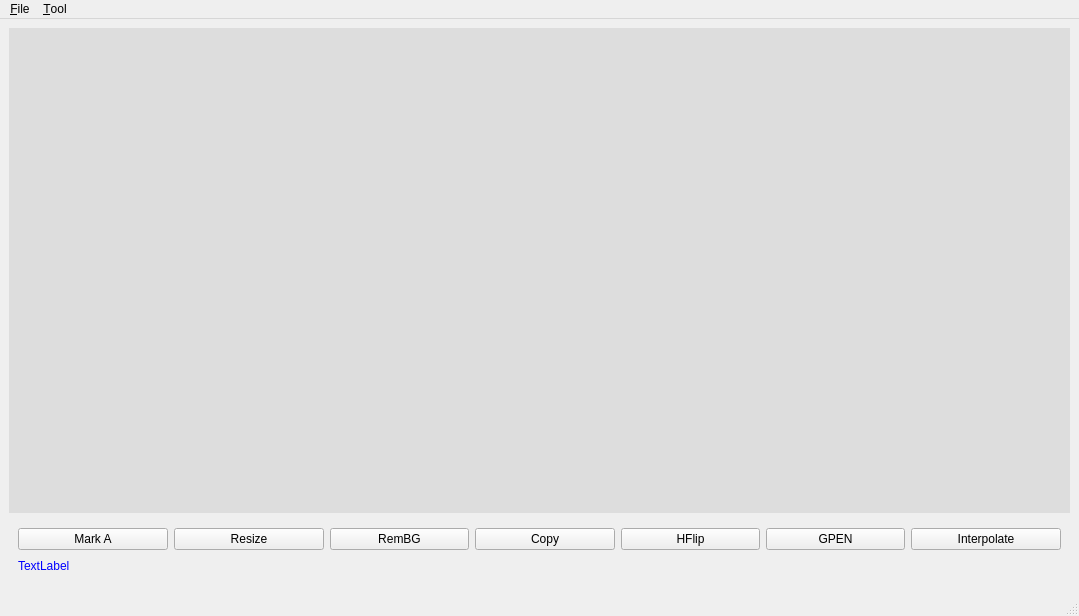
<?xml version="1.0" encoding="UTF-8"?>
<ui version="4.0">
 <class>MainWindow</class>
 <widget class="QMainWindow" name="MainWindow">
  <property name="geometry">
   <rect>
    <x>0</x>
    <y>0</y>
    <width>1079</width>
    <height>616</height>
   </rect>
  </property>
  <property name="sizePolicy">
   <sizepolicy hsizetype="Preferred" vsizetype="Preferred">
    <horstretch>0</horstretch>
    <verstretch>0</verstretch>
   </sizepolicy>
  </property>
  <property name="minimumSize">
   <size>
    <width>0</width>
    <height>200</height>
   </size>
  </property>
  <property name="maximumSize">
   <size>
    <width>16777215</width>
    <height>50000</height>
   </size>
  </property>
  <property name="windowTitle">
   <string>MainWindow</string>
  </property>
  <widget class="QWidget" name="centralwidget">
   <layout class="QVBoxLayout" name="verticalLayout">
    <item>
     <widget class="QWidget" name="uwidget" native="true">
      <property name="enabled">
       <bool>true</bool>
      </property>
      <property name="sizePolicy">
       <sizepolicy hsizetype="Expanding" vsizetype="Expanding">
        <horstretch>0</horstretch>
        <verstretch>1</verstretch>
       </sizepolicy>
      </property>
      <property name="minimumSize">
       <size>
        <width>300</width>
        <height>60</height>
       </size>
      </property>
      <property name="maximumSize">
       <size>
        <width>16777215</width>
        <height>50000</height>
       </size>
      </property>
      <property name="styleSheet">
       <string notr="true">background: #dddddd</string>
      </property>
     </widget>
    </item>
    <item>
     <widget class="QWidget" name="dwidget" native="true">
      <property name="sizePolicy">
       <sizepolicy hsizetype="Preferred" vsizetype="Preferred">
        <horstretch>0</horstretch>
        <verstretch>0</verstretch>
       </sizepolicy>
      </property>
      <layout class="QVBoxLayout" name="verticalLayout_2">
       <item>
        <layout class="QHBoxLayout" name="horizontalLayout">
         <item>
          <widget class="QPushButton" name="bMarkA">
           <property name="minimumSize">
            <size>
             <width>150</width>
             <height>0</height>
            </size>
           </property>
           <property name="text">
            <string>Mark A</string>
           </property>
          </widget>
         </item>
         <item>
          <widget class="QPushButton" name="bResize">
           <property name="minimumSize">
            <size>
             <width>150</width>
             <height>0</height>
            </size>
           </property>
           <property name="text">
            <string>Resize</string>
           </property>
          </widget>
         </item>
         <item>
          <widget class="QPushButton" name="bRembg">
           <property name="text">
            <string>RemBG</string>
           </property>
          </widget>
         </item>
         <item>
          <widget class="QPushButton" name="bCopy">
           <property name="text">
            <string>Copy</string>
           </property>
          </widget>
         </item>
         <item>
          <widget class="QPushButton" name="bHFlip">
           <property name="text">
            <string>HFlip</string>
           </property>
          </widget>
         </item>
         <item>
          <widget class="QPushButton" name="bGPEN">
           <property name="text">
            <string>GPEN</string>
           </property>
          </widget>
         </item>
         <item>
          <widget class="QPushButton" name="bInterpolate">
           <property name="minimumSize">
            <size>
             <width>150</width>
             <height>0</height>
            </size>
           </property>
           <property name="text">
            <string>Interpolate</string>
           </property>
          </widget>
         </item>
        </layout>
       </item>
       <item>
        <layout class="QHBoxLayout" name="horizontalLayout_3">
         <item>
          <widget class="QLabel" name="info">
           <property name="styleSheet">
            <string notr="true">color: blue</string>
           </property>
           <property name="text">
            <string>TextLabel</string>
           </property>
          </widget>
         </item>
         <item>
          <spacer name="horizontalSpacer">
           <property name="orientation">
            <enum>Qt::Horizontal</enum>
           </property>
           <property name="sizeHint" stdset="0">
            <size>
             <width>40</width>
             <height>20</height>
            </size>
           </property>
          </spacer>
         </item>
        </layout>
       </item>
      </layout>
     </widget>
    </item>
   </layout>
  </widget>
  <widget class="QMenuBar" name="menubar">
   <property name="geometry">
    <rect>
     <x>0</x>
     <y>0</y>
     <width>1079</width>
     <height>28</height>
    </rect>
   </property>
   <widget class="QMenu" name="menu_File">
    <property name="title">
     <string>&amp;File</string>
    </property>
   </widget>
   <widget class="QMenu" name="menu_Tool">
    <property name="title">
     <string>&amp;Tool</string>
    </property>
    <addaction name="action_Copy"/>
    <addaction name="action_Delete"/>
    <addaction name="action_HFlip"/>
    <addaction name="action_GPen"/>
    <addaction name="action_Resize"/>
    <addaction name="action_Rotate"/>
    <addaction name="actionRe_name_Files"/>
   </widget>
   <addaction name="menu_File"/>
   <addaction name="menu_Tool"/>
  </widget>
  <widget class="QStatusBar" name="statusbar"/>
  <action name="actionOpen_Folder">
   <property name="text">
    <string>Open Folder</string>
   </property>
  </action>
  <action name="action_Delete">
   <property name="text">
    <string>&amp;Delete</string>
   </property>
   <property name="shortcut">
    <string>Del</string>
   </property>
  </action>
  <action name="action_Copy">
   <property name="text">
    <string>&amp;Copy</string>
   </property>
   <property name="shortcut">
    <string>Ctrl+C</string>
   </property>
  </action>
  <action name="action_HFlip">
   <property name="text">
    <string>&amp;HFlip</string>
   </property>
  </action>
  <action name="action_GPen">
   <property name="text">
    <string>&amp;GPen</string>
   </property>
  </action>
  <action name="action_Rotate">
   <property name="text">
    <string>ro&amp;Tate</string>
   </property>
   <property name="shortcut">
    <string>Ctrl+R</string>
   </property>
  </action>
  <action name="action_Resize">
   <property name="text">
    <string>&amp;Resize</string>
   </property>
  </action>
  <action name="actionRe_name_Files">
   <property name="text">
    <string>Re&amp;name Files</string>
   </property>
  </action>
 </widget>
 <resources/>
 <connections>
  <connection>
   <sender>action_Copy</sender>
   <signal>triggered()</signal>
   <receiver>bCopy</receiver>
   <slot>click()</slot>
   <hints>
    <hint type="sourcelabel">
     <x>-1</x>
     <y>-1</y>
    </hint>
    <hint type="destinationlabel">
     <x>520</x>
     <y>531</y>
    </hint>
   </hints>
  </connection>
  <connection>
   <sender>action_HFlip</sender>
   <signal>triggered()</signal>
   <receiver>bHFlip</receiver>
   <slot>click()</slot>
   <hints>
    <hint type="sourcelabel">
     <x>-1</x>
     <y>-1</y>
    </hint>
    <hint type="destinationlabel">
     <x>648</x>
     <y>531</y>
    </hint>
   </hints>
  </connection>
  <connection>
   <sender>action_GPen</sender>
   <signal>triggered()</signal>
   <receiver>bGPEN</receiver>
   <slot>click()</slot>
   <hints>
    <hint type="sourcelabel">
     <x>-1</x>
     <y>-1</y>
    </hint>
    <hint type="destinationlabel">
     <x>776</x>
     <y>531</y>
    </hint>
   </hints>
  </connection>
  <connection>
   <sender>action_Resize</sender>
   <signal>triggered()</signal>
   <receiver>bResize</receiver>
   <slot>click()</slot>
   <hints>
    <hint type="sourcelabel">
     <x>-1</x>
     <y>-1</y>
    </hint>
    <hint type="destinationlabel">
     <x>249</x>
     <y>534</y>
    </hint>
   </hints>
  </connection>
 </connections>
</ui>
